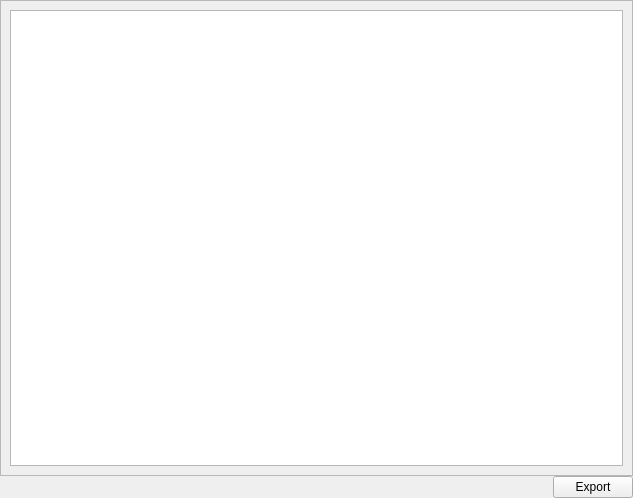
<?xml version="1.0" encoding="UTF-8"?>
<ui version="4.0">
 <class>GraphForm</class>
 <widget class="QWidget" name="GraphForm">
  <property name="geometry">
   <rect>
    <x>0</x>
    <y>0</y>
    <width>633</width>
    <height>498</height>
   </rect>
  </property>
  <property name="windowTitle">
   <string>Form</string>
  </property>
  <layout class="QVBoxLayout" name="verticalLayout">
   <property name="spacing">
    <number>0</number>
   </property>
   <property name="margin">
    <number>0</number>
   </property>
   <item>
    <widget class="QFrame" name="frame">
     <property name="frameShape">
      <enum>QFrame::StyledPanel</enum>
     </property>
     <property name="frameShadow">
      <enum>QFrame::Raised</enum>
     </property>
     <layout class="QVBoxLayout" name="verticalLayout_2">
      <item>
       <widget class="QGraphicsView" name="graphicsView"/>
      </item>
     </layout>
    </widget>
   </item>
   <item>
    <layout class="QHBoxLayout" name="horizontalLayout">
     <item>
      <spacer name="horizontalSpacer">
       <property name="orientation">
        <enum>Qt::Horizontal</enum>
       </property>
       <property name="sizeHint" stdset="0">
        <size>
         <width>40</width>
         <height>20</height>
        </size>
       </property>
      </spacer>
     </item>
     <item>
      <widget class="QPushButton" name="exportButton">
       <property name="text">
        <string>Export</string>
       </property>
      </widget>
     </item>
    </layout>
   </item>
  </layout>
 </widget>
 <resources/>
 <connections/>
</ui>
